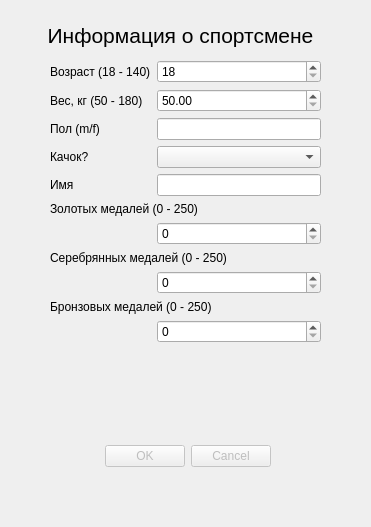
<?xml version="1.0" encoding="UTF-8"?>
<ui version="4.0">
 <class>DialogInputData</class>
 <widget class="QDialog" name="DialogInputData">
  <property name="geometry">
   <rect>
    <x>0</x>
    <y>0</y>
    <width>371</width>
    <height>527</height>
   </rect>
  </property>
  <property name="minimumSize">
   <size>
    <width>371</width>
    <height>527</height>
   </size>
  </property>
  <property name="maximumSize">
   <size>
    <width>371</width>
    <height>527</height>
   </size>
  </property>
  <property name="windowTitle">
   <string>Sportsman Info</string>
  </property>
  <widget class="QDialogButtonBox" name="buttonBox">
   <property name="enabled">
    <bool>false</bool>
   </property>
   <property name="geometry">
    <rect>
     <x>100</x>
     <y>440</y>
     <width>171</width>
     <height>32</height>
    </rect>
   </property>
   <property name="orientation">
    <enum>Qt::Horizontal</enum>
   </property>
   <property name="standardButtons">
    <set>QDialogButtonBox::Cancel|QDialogButtonBox::Ok</set>
   </property>
  </widget>
  <widget class="QLabel" name="label_9">
   <property name="geometry">
    <rect>
     <x>40</x>
     <y>20</y>
     <width>281</width>
     <height>31</height>
    </rect>
   </property>
   <property name="font">
    <font>
     <pointsize>16</pointsize>
    </font>
   </property>
   <property name="text">
    <string>Информация о спортсмене</string>
   </property>
   <property name="alignment">
    <set>Qt::AlignCenter</set>
   </property>
  </widget>
  <widget class="QWidget" name="">
   <property name="geometry">
    <rect>
     <x>50</x>
     <y>60</y>
     <width>271</width>
     <height>348</height>
    </rect>
   </property>
   <layout class="QFormLayout" name="formLayout">
    <item row="0" column="0">
     <widget class="QLabel" name="label">
      <property name="text">
       <string>Возраст (18 - 140)</string>
      </property>
     </widget>
    </item>
    <item row="0" column="1">
     <widget class="QSpinBox" name="ageSpinBox">
      <property name="minimum">
       <number>18</number>
      </property>
      <property name="maximum">
       <number>140</number>
      </property>
     </widget>
    </item>
    <item row="2" column="0">
     <widget class="QLabel" name="label_2">
      <property name="text">
       <string>Вес, кг (50 - 180)</string>
      </property>
     </widget>
    </item>
    <item row="2" column="1">
     <widget class="QDoubleSpinBox" name="weightSpinBox">
      <property name="minimum">
       <double>50.000000000000000</double>
      </property>
      <property name="maximum">
       <double>180.000000000000000</double>
      </property>
     </widget>
    </item>
    <item row="4" column="0">
     <widget class="QLabel" name="label_3">
      <property name="text">
       <string>Пол (m/f)</string>
      </property>
     </widget>
    </item>
    <item row="4" column="1">
     <widget class="QLineEdit" name="sexLineEdit"/>
    </item>
    <item row="6" column="0">
     <widget class="QLabel" name="label_4">
      <property name="text">
       <string>Качок?</string>
      </property>
     </widget>
    </item>
    <item row="6" column="1">
     <widget class="QComboBox" name="isJockComboBox"/>
    </item>
    <item row="8" column="0">
     <widget class="QLabel" name="label_5">
      <property name="text">
       <string>Имя</string>
      </property>
     </widget>
    </item>
    <item row="8" column="1">
     <widget class="QLineEdit" name="nameLineEdit"/>
    </item>
    <item row="10" column="0" colspan="2">
     <widget class="QLabel" name="label_6">
      <property name="text">
       <string>Золотых медалей (0 - 250)</string>
      </property>
     </widget>
    </item>
    <item row="11" column="1">
     <widget class="QSpinBox" name="goldMedalsSpin">
      <property name="maximum">
       <number>250</number>
      </property>
     </widget>
    </item>
    <item row="12" column="0" colspan="2">
     <widget class="QLabel" name="label_7">
      <property name="text">
       <string>Серебрянных медалей (0 - 250)</string>
      </property>
     </widget>
    </item>
    <item row="13" column="1">
     <widget class="QSpinBox" name="silverMedalsSpin">
      <property name="maximum">
       <number>250</number>
      </property>
     </widget>
    </item>
    <item row="14" column="0" colspan="2">
     <widget class="QLabel" name="label_8">
      <property name="text">
       <string>Бронзовых медалей (0 - 250)</string>
      </property>
     </widget>
    </item>
    <item row="15" column="1">
     <widget class="QSpinBox" name="bronzeMedalsSpin">
      <property name="maximum">
       <number>250</number>
      </property>
     </widget>
    </item>
   </layout>
  </widget>
 </widget>
 <resources/>
 <connections>
  <connection>
   <sender>buttonBox</sender>
   <signal>accepted()</signal>
   <receiver>DialogInputData</receiver>
   <slot>accept()</slot>
   <hints>
    <hint type="sourcelabel">
     <x>248</x>
     <y>254</y>
    </hint>
    <hint type="destinationlabel">
     <x>157</x>
     <y>274</y>
    </hint>
   </hints>
  </connection>
  <connection>
   <sender>buttonBox</sender>
   <signal>rejected()</signal>
   <receiver>DialogInputData</receiver>
   <slot>reject()</slot>
   <hints>
    <hint type="sourcelabel">
     <x>316</x>
     <y>260</y>
    </hint>
    <hint type="destinationlabel">
     <x>286</x>
     <y>274</y>
    </hint>
   </hints>
  </connection>
 </connections>
</ui>
